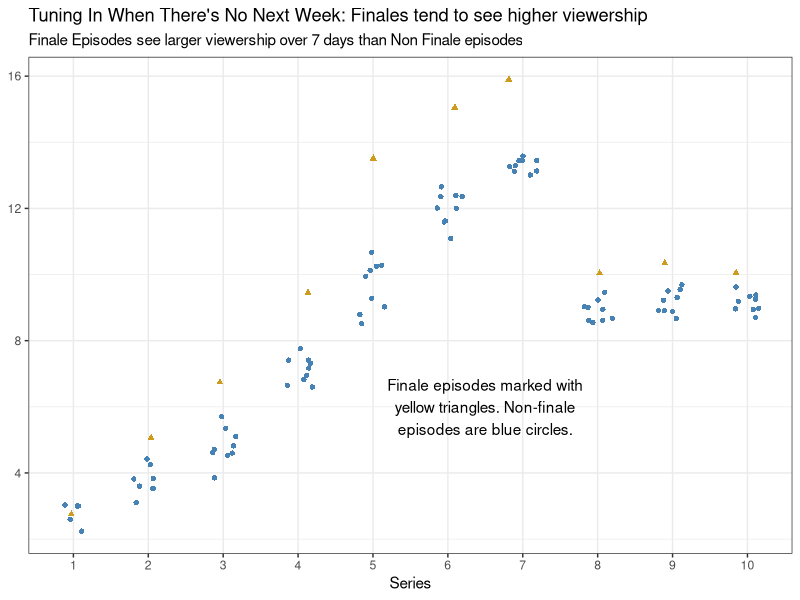
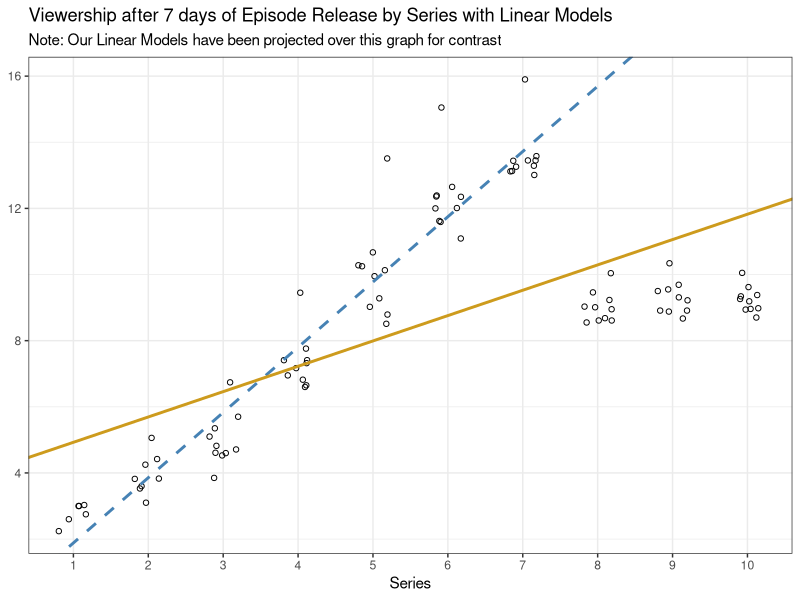

The R source for these figures, in order:
## ---- chunk 1
#| label: setup
library(tidyverse)
library(here)
library(kableExtra)
library(broom)


ratings <- read_csv("ratings.csv")

## ---- chunk 2
#| label: data-cleaning


## ADDING INDICATOR VARIABLE
finale_episodes <- ratings|>
  group_by(series)|>
  slice_max(order_by = episode)|>
  ungroup()|>
  mutate(
    finale = TRUE
  )

non_finale_episodes <- ratings |>
  anti_join(finale_episodes)|>
  mutate(
    finale = FALSE
  )
ratings_new <- non_finale_episodes |>
  full_join(finale_episodes)

## Summary Stats for Q1
non<- non_finale_episodes|>
  summarise(
    type = "Non Finale Episodes",
    mean = mean(viewers_7day),
    sd = sd(viewers_7day),
    median = median(viewers_7day),
    q1 = quantile(viewers_7day,probs = .25),
    q3 = quantile(viewers_7day,probs = .75)
    
  )

fin <- finale_episodes|>
  summarise(
    type = "Finale Episodes",
    mean = mean(viewers_7day),
    sd = sd(viewers_7day),
    median = median(viewers_7day),
    q1 = quantile(viewers_7day,probs = .25),
    q3 = quantile(viewers_7day,probs = .75)
  )


## Ratings subset for linear models
ratings_subset <- ratings|>
  filter(series <8)






## ---- chunk 3
#| label: data-analysis
# you might choose to run your analysis here or in a separate script. Save your output for later.

## T-TEST
t.test(formula = x ~ y, x = ratings_new$viewers_7day, y = ratings_new$finale, alternative = "greater")


## LINEAR MODELS
bakeoff_early_fit <- lm(viewers_7day ~ series, data = ratings_subset)

bakeoff_fit <- lm(viewers_7day ~ series, data = ratings)

## ---- chunk 4
#| label: fig-finale-viewership-plot
#| fig-cap: "This graph displays the viewership by series of the Great British Bake Off, with blue dots representing the viewership for non-finale episodes and yellow triangles viewership of finale episodes."
#| fig-alt: "Your figure alternative text."
#| fig-align: center
#| fig-pos: "H"

ratings_new|>
  ggplot(mapping = aes(x = factor(series)))+
  geom_jitter(mapping = aes(y = viewers_7day, color = finale, shape = finale),
              width = 0.2, height = 0, weight = 4, show.legend = FALSE)+
  theme_bw()+
  annotate(
    "text", x = 6.5, y = 6, label = "Finale episodes marked with\nyellow triangles. Non-finale\nepisodes are blue circles."
  )+
  labs(
    x = "Series",
    y = NULL,
    subtitle = "Finale Episodes see larger viewership over 7 days than Non Finale episodes",
    title = "Tuning In When There's No Next Week: Finales tend to see higher viewership"
  )+
  scale_color_manual(values = c("steelblue", "goldenrod3"))

## ---- chunk 5
#| label: tbl-finale-viewership-summary
#| tbl-cap: "This table displays summary statisitcs for non-finale episodes and finale episodes. These summary statistics are as follows: mean, standard deviation, median, quartile 1 and quartile 3."
#| tbl-pos: "H"


non |>
  full_join(fin)|>
  kable(
    format = "pipe",
    align = "l",
    caption = "Summary Stats for Non Finale and Finale Episodes"
  )
## ---- chunk 6
#| label: fig-linear-model-viewership-plot
#| fig-cap: "Graph of viewership for every episode with two lines projected onto it. Blue line is projected onto the graph showing the subsetted linear model. Yellow line is projected onto the line showing the full linear model. This graph shows how the subsetting linear model fits the first seven series extremely well, showing that series 8, 9, and 10 have a different trend."
#| fig-alt: "The figure has black open dots that represent the viewership of each individual episode. There is an increasing trend of viewership from series 1 to 7, which drops during series 8, adn stays consisent during series 9 and 10. In addition, there are two lines on the graph, "
#| fig-align: center
#| fig-pos: "H"

ratings |>
  ggplot(mapping = aes(x = factor(series), y = viewers_7day))+
  geom_jitter(width = 0.2, height = 0, shape = 1)+
  geom_abline(
    slope = 1.97278, intercept = -0.08880, col = "steelblue", linetype = "dashed", size = 1
              )+
  geom_abline(
    slope = 0.76636, intercept = 4.16083, col = "goldenrod3", size = 1
    )+
  theme_bw()+
  labs(
    x = "Series",
    y = NULL,
    subtitle = "Note: Our Linear Models have been projected over this graph for contrast",
    title = "Viewership after 7 days of Episode Release by Series with Linear Models"
  )
  
## ---- chunk 7

#| label: tbl-linear-model-comp-and-summary
#| tbl-cap: "This table displays the R-Squared Values and model utility Test p-values for our respective linear models."
#| tbl-pos: "H"

reduced <- glance(bakeoff_early_fit)|>
  select(r.squared, p.value)|>
  mutate(
    type = "reduced"
  )
  
glance(bakeoff_fit)|>
  select(r.squared, p.value)|>
  mutate(
    type = "full"
  )|>
  full_join(reduced)|>
  kable()
